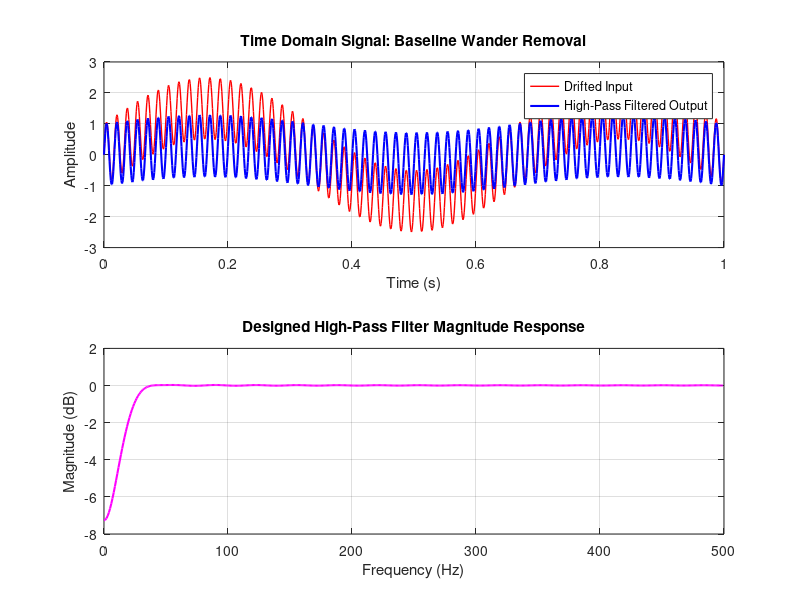

This figure's MATLAB source:
clc;
clear;
close all;

% =========================================================
%    EXPERIMENT 17: FIR HIGH-PASS FILTER DESIGN & FILTERING
% =========================================================

% 1. Setup Signal Parameters
fs = 1000;                     % Sampling rate (1 kHz)
t = 0:1/fs:1;                  % Time vector (1 second duration)

% Generate clean high-frequency signal (e.g., 60 Hz tone)
f_signal = 60;
clean_signal = sin(2*pi*f_signal*t);

% Generate low-frequency baseline wander drift (e.g., 1.5 Hz drift)
f_drift = 1.5;
drift = 1.5 * sin(2*pi*f_drift*t);

% Superimpose to form the drifted signal
drifted_signal = clean_signal + drift;

% 2. Design the FIR High-Pass Filter via Window Method
filter_order = 60;             % 60th-order filter
f_cutoff = 10;                 % Cutoff frequency at 10 Hz
Wn = f_cutoff / (fs / 2);      % Normalized cutoff frequency

% Generate high-pass filter coefficients
b = fir1(filter_order, Wn, 'high');

% 3. Filter Application (Zero-Phase Filtering)
filtered_signal = filtfilt(b, 1, drifted_signal);

% 4. Visualization
figure('Name', 'Experiment 17: High-Pass Filtering', 'NumberTitle', 'off');

subplot(2,1,1);
plot(t, drifted_signal, 'r', 'LineWidth', 1.0); hold on;
plot(t, filtered_signal, 'b', 'LineWidth', 1.5);
title('Time Domain Signal: Baseline Wander Removal');
xlabel('Time (s)');
ylabel('Amplitude');
legend('Drifted Input', 'High-Pass Filtered Output', 'Location', 'best');
grid on;

subplot(2,1,2);
[H, f_axis] = freqz(b, 1, 512, fs);
plot(f_axis, 20*log10(abs(H)), 'm', 'LineWidth', 1.5);
title('Designed High-Pass Filter Magnitude Response');
xlabel('Frequency (Hz)');
ylabel('Magnitude (dB)');
grid on;
